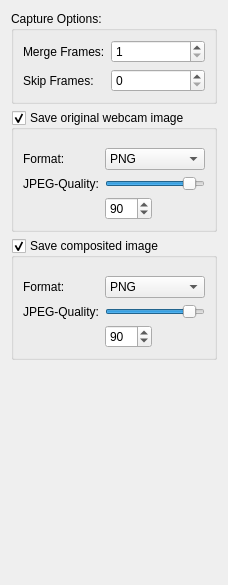
     <widget class="QWidget" name="captureTab">
      <attribute name="title">
       <string>Capture</string>
      </attribute>
      <layout class="QVBoxLayout" name="verticalLayout_7">
       <item>
        <widget class="QGroupBox" name="groupBox">
         <property name="title">
          <string>Capture Options:</string>
         </property>
         <layout class="QVBoxLayout" name="verticalLayout_6">
          <item>
           <layout class="QFormLayout" name="formLayout_4">
            <property name="topMargin">
             <number>0</number>
            </property>
            <item row="0" column="0">
             <widget class="QLabel" name="label_9">
              <property name="text">
               <string>Merge Frames:</string>
              </property>
             </widget>
            </item>
            <item row="0" column="1">
             <widget class="QSpinBox" name="mergeFrames">
              <property name="minimum">
               <number>1</number>
              </property>
              <property name="maximum">
               <number>100</number>
              </property>
             </widget>
            </item>
            <item row="1" column="0">
             <widget class="QLabel" name="label_12">
              <property name="text">
               <string>Skip Frames:</string>
              </property>
             </widget>
            </item>
            <item row="1" column="1">
             <widget class="QSpinBox" name="skipFrames">
              <property name="minimum">
               <number>0</number>
              </property>
              <property name="maximum">
               <number>10</number>
              </property>
              <property name="value">
               <number>0</number>
              </property>
             </widget>
            </item>
           </layout>
          </item>
         </layout>
        </widget>
       </item>
       <item>
        <widget class="QGroupBox" name="saveCamShot">
         <property name="title">
          <string>Save original webcam image</string>
         </property>
         <property name="checkable">
          <bool>true</bool>
         </property>
         <layout class="QVBoxLayout" name="verticalLayout_8">
          <item>
           <layout class="QFormLayout" name="formLayout_5">
            <property name="topMargin">
             <number>9</number>
            </property>
            <item row="0" column="0">
             <widget class="QLabel" name="label_15">
              <property name="text">
               <string>Format:</string>
              </property>
             </widget>
            </item>
            <item row="0" column="1">
             <widget class="QComboBox" name="imageFormat">
              <item>
               <property name="text">
                <string>PNG</string>
               </property>
              </item>
              <item>
               <property name="text">
                <string>BMP</string>
               </property>
              </item>
              <item>
               <property name="text">
                <string>JPEG</string>
               </property>
              </item>
             </widget>
            </item>
            <item row="1" column="0">
             <widget class="QLabel" name="label_16">
              <property name="text">
               <string>JPEG-Quality:</string>
              </property>
             </widget>
            </item>
            <item row="1" column="1">
             <widget class="QSlider" name="jpegQualitySlider">
              <property name="minimumSize">
               <size>
                <width>100</width>
                <height>0</height>
               </size>
              </property>
              <property name="maximumSize">
               <size>
                <width>100</width>
                <height>16777215</height>
               </size>
              </property>
              <property name="minimum">
               <number>0</number>
              </property>
              <property name="maximum">
               <number>100</number>
              </property>
              <property name="value">
               <number>90</number>
              </property>
              <property name="orientation">
               <enum>Qt::Horizontal</enum>
              </property>
              <property name="invertedAppearance">
               <bool>false</bool>
              </property>
              <property name="invertedControls">
               <bool>false</bool>
              </property>
             </widget>
            </item>
            <item row="2" column="1">
             <layout class="QHBoxLayout" name="horizontalLayout_3">
              <property name="topMargin">
               <number>0</number>
              </property>
              <item>
               <widget class="QSpinBox" name="jpegQualitySpinBox">
                <property name="maximum">
                 <number>100</number>
                </property>
                <property name="value">
                 <number>90</number>
                </property>
               </widget>
              </item>
              <item>
               <spacer name="horizontalSpacer_3">
                <property name="orientation">
                 <enum>Qt::Horizontal</enum>
                </property>
                <property name="sizeHint" stdset="0">
                 <size>
                  <width>40</width>
                  <height>20</height>
                 </size>
                </property>
               </spacer>
              </item>
             </layout>
            </item>
           </layout>
          </item>
         </layout>
        </widget>
       </item>
       <item>
        <widget class="QGroupBox" name="saveCompositedImage">
         <property name="title">
          <string>Save composited image</string>
         </property>
         <property name="checkable">
          <bool>true</bool>
         </property>
         <layout class="QVBoxLayout" name="verticalLayout_11">
          <item>
           <layout class="QFormLayout" name="formLayout_6">
            <property name="topMargin">
             <number>9</number>
            </property>
            <item row="0" column="0">
             <widget class="QLabel" name="label_26">
              <property name="text">
               <string>Format:</string>
              </property>
             </widget>
            </item>
            <item row="1" column="0">
             <widget class="QLabel" name="label_27">
              <property name="text">
               <string>JPEG-Quality:</string>
              </property>
             </widget>
            </item>
            <item row="0" column="1">
             <widget class="QComboBox" name="imageFormatComp">
              <item>
               <property name="text">
                <string>PNG</string>
               </property>
              </item>
              <item>
               <property name="text">
                <string>BMP</string>
               </property>
              </item>
              <item>
               <property name="text">
                <string>JPEG</string>
               </property>
              </item>
             </widget>
            </item>
            <item row="1" column="1">
             <widget class="QSlider" name="jpegQualitySliderComp">
              <property name="minimumSize">
               <size>
                <width>100</width>
                <height>0</height>
               </size>
              </property>
              <property name="maximumSize">
               <size>
                <width>100</width>
                <height>16777215</height>
               </size>
              </property>
              <property name="minimum">
               <number>0</number>
              </property>
              <property name="maximum">
               <number>100</number>
              </property>
              <property name="value">
               <number>90</number>
              </property>
              <property name="orientation">
               <enum>Qt::Horizontal</enum>
              </property>
              <property name="invertedAppearance">
               <bool>false</bool>
              </property>
              <property name="invertedControls">
               <bool>false</bool>
              </property>
             </widget>
            </item>
            <item row="2" column="1">
             <layout class="QHBoxLayout" name="horizontalLayout_9">
              <property name="topMargin">
               <number>0</number>
              </property>
              <item>
               <widget class="QSpinBox" name="jpegQualitySpinBoxComp">
                <property name="maximum">
                 <number>100</number>
                </property>
                <property name="value">
                 <number>90</number>
                </property>
               </widget>
              </item>
              <item>
               <spacer name="horizontalSpacer_5">
                <property name="orientation">
                 <enum>Qt::Horizontal</enum>
                </property>
                <property name="sizeHint" stdset="0">
                 <size>
                  <width>40</width>
                  <height>20</height>
                 </size>
                </property>
               </spacer>
              </item>
             </layout>
            </item>
           </layout>
          </item>
         </layout>
        </widget>
       </item>
       <item>
        <spacer name="verticalSpacer_3">
         <property name="orientation">
          <enum>Qt::Vertical</enum>
         </property>
         <property name="sizeHint" stdset="0">
          <size>
           <width>20</width>
           <height>214</height>
          </size>
         </property>
        </spacer>
       </item>
      </layout>
     </widget>
